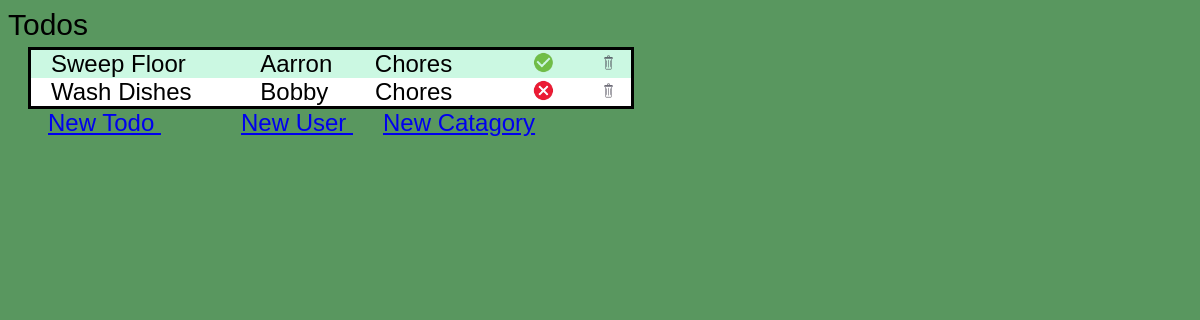
The app's page /, older data.
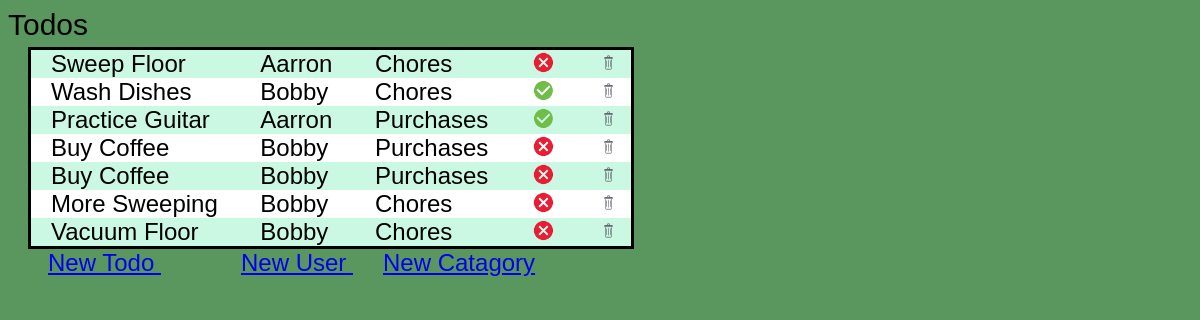
The same page, newer data.
### main/models.py (models this page shows, shortened)
class Todo(models.Model):
    Description = models.CharField(max_length=30)
    Finished = models.BooleanField()
    Catagory = models.ForeignKey(Catagory,on_delete=models.DO_NOTHING)
    AssignedPerson = models.ForeignKey(Person,on_delete=models.DO_NOTHING)

class Person(models.Model):
    Name = models.CharField(max_length=30)
    EfficiencyScore = models.DecimalField

class Catagory(models.Model):
    Name = models.CharField(max_length=30)

### main/views.py (the view)
# urls.py: path('',views.main_page,name='home'),
def main_page(request):
    alltodos = Todo.objects.all()
    return render(request,'hello.html',{'name':'Aarron','alltodos':alltodos})

### main/templates/hello.html (shortened to what this page needs)
{% load static %}
<html>
<body style="background-color: rgb(89, 151, 95);">
    <header style="font-size: 30px;"> Todos </header>
    <div id="ab" style="border-style: solid;border-color: black;">
        {% for a in alltodos %}
        <div  class="maintable" style="display: flex;flex-direction: row;" ondblclick="editTodo('{{a.pk}}')">
            <div style="width:300px;margin-left:20px;">
                {{a.Description}}
            </div>
            <div style="margin-left:20px;margin-right:20px;width:150px;">
                {{a.AssignedPerson.Name}}
            </div>
            <div style="width:200px;">
            {{a.Catagory.Name}}
            </div>
            {% if a.Finished == True %}
            <img src="{% static 'done.png' %}" width="25" height="25" style="margin-left:30px;margin-right:30px;" onclick='taskCompleteSwitch(this,"{{a.pk}}")'>
            {% else %}
            <img src="{% static 'notdone.png' %}" width="25" height="25" style="margin-left:30px;margin-right:30px;" onclick='taskCompleteSwitch(this,"{{a.pk}}")'>
            {% endif %}
            <img src="{% static 'trashcan.png' %}" width="25" height="25" style="margin-left:10px;margin-right:10px;" onclick='deleteTodo(this,"{{a.pk}}")'>
        </div>
        {%endfor%}
    </div>
    <a href="/addTodo" style="font-size:24px;margin-left:40px;"> New Todo </a>
    <a href="/addPerson" style="font-size:24px;margin-left:80px;"> New User </a>
    <a href="/addCatagory" style="margin-left:30px;font-size:24px;"> New Catagory </a>
</body>
</html>

### main/templates/hello.html (style rules this page uses)
* { font-family:Arial, Helvetica, sans-serif; font: size 60px; }
div { font-size:24px; }
.maintable:nth-child(even) { background-color: rgb(255, 255, 255); }
.maintable:nth-child(odd) { background-color: rgb(203, 248, 226); }
#ab { width:600px; margin-left:20px; margin-top:5px; }

Row changes from the older to the newer data that the page shows:
changed Todo "Sweep Floor": Finished: picture added; Finished: picture removed
changed Todo "Wash Dishes": Finished: picture added; Finished: picture removed
added Todo: Description "Practice Guitar", AssignedPerson.Name "Aarron", Catagory.Name "Purchases", Finished True (drawn)
added Todo: Description "Buy Coffee", AssignedPerson.Name "Bobby", Catagory.Name "Purchases", Finished False (drawn)
added Todo: Description "Buy Coffee", AssignedPerson.Name "Bobby", Catagory.Name "Purchases", Finished False (drawn)
added Todo: Description "More Sweeping", AssignedPerson.Name "Bobby", Catagory.Name "Chores", Finished False (drawn)
added Todo: Description "Vacuum Floor", AssignedPerson.Name "Bobby", Catagory.Name "Chores", Finished False (drawn)
